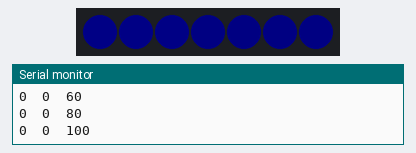
Simulated run of this sketch. Board: ESP8266 (Wemos D1 mini). On the bench: 7 RGB LEDs in strip order, left to right, the last lines printed to the serial monitor. Dim RGB values are drawn brighter than linear.

Above: at 0.46 s.
At 10.02 s:
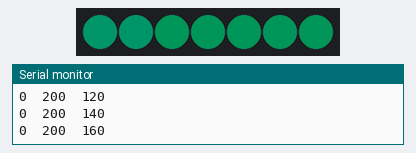
At 13.41 s:
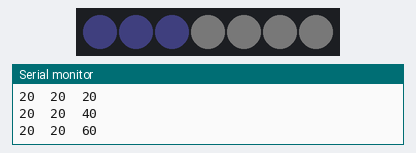
At 19.89 s:
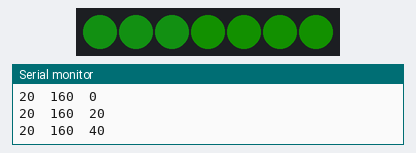
At 28.84 s:
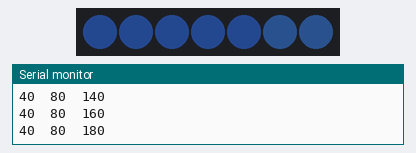
At 39.64 s:
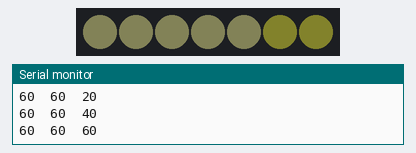
Timing chart, 0 to 40.0 s (numbered marks = the images above):
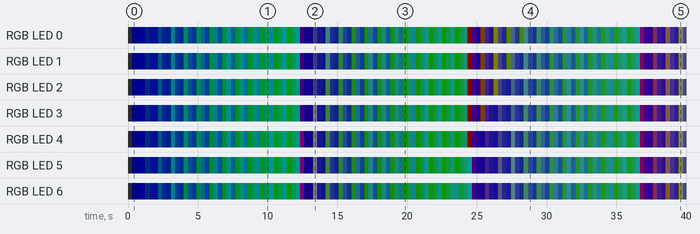

Measured:
- by itself, RGB LED 0: off → RGB(0, 0, 8) at 0.31 s, → RGB(0, 0, 16) 0.31 s later, → RGB(0, 0, 24) 0.31 s later, → RGB(0, 2, 8) 0.31 s later, … (129 changes in this stretch)
- by itself, RGB LED 1: off → RGB(0, 0, 8) at 0.31 s, → RGB(0, 0, 16) 0.31 s later, → RGB(0, 0, 24) 0.31 s later, → RGB(0, 2, 8) 0.31 s later, … (129 changes in this stretch)

The sketch:

Xring01.ino
```cpp
#include <Adafruit_NeoPixel.h> // https://github.com/adafruit/Adafruit_NeoPixel

#define PIN D2         // led in과 연결하는 D1 mini 핀번호
#define STRIPSIZE 7    // led 개수

// Parameter 1 = number of pixels in strip
// Parameter 2 = pin number (most are valid)
// Parameter 3 = pixel type flags, add together as needed:
//   NEO_KHZ800  800 KHz bitstream (most NeoPixel products w/WS2812 LEDs)
//   NEO_KHZ400  400 KHz (classic 'v1' (not v2) FLORA pixels, WS2811 drivers)
//   NEO_GRB     Pixels are wired for GRB bitstream (most NeoPixel products)
//   NEO_RGB     Pixels are wired for RGB bitstream (v1 FLORA pixels, not v2)
Adafruit_NeoPixel strip = Adafruit_NeoPixel(STRIPSIZE, PIN, NEO_GRB + NEO_KHZ800);

void setup() {
  Serial.begin(9600);
  strip.begin();
  strip.setBrightness(25);  // Lower brightness and save eyeballs!
  strip.show(); // Initialize all pixels to 'off'
}

void loop() {
  // for each pixel set color to red. Wait 100ms between each individual pixel.

  int r=0,g=0,b=0;
    for(r=0;r<256;r+= 20) {
      for(g=0;g<256;g+= 20) {
        for(b=0;b<256;b+= 20) {
          for(uint16_t i=0; i<strip.numPixels(); i++) {
            strip.setPixelColor(i, strip.Color(r, g, b));
            strip.show();
            delay(10);
          }
          char s[30];
          sprintf(s,"%d  %d  %d",r,g,b);
          Serial.println(s);
        }
      }
  }
}
```
